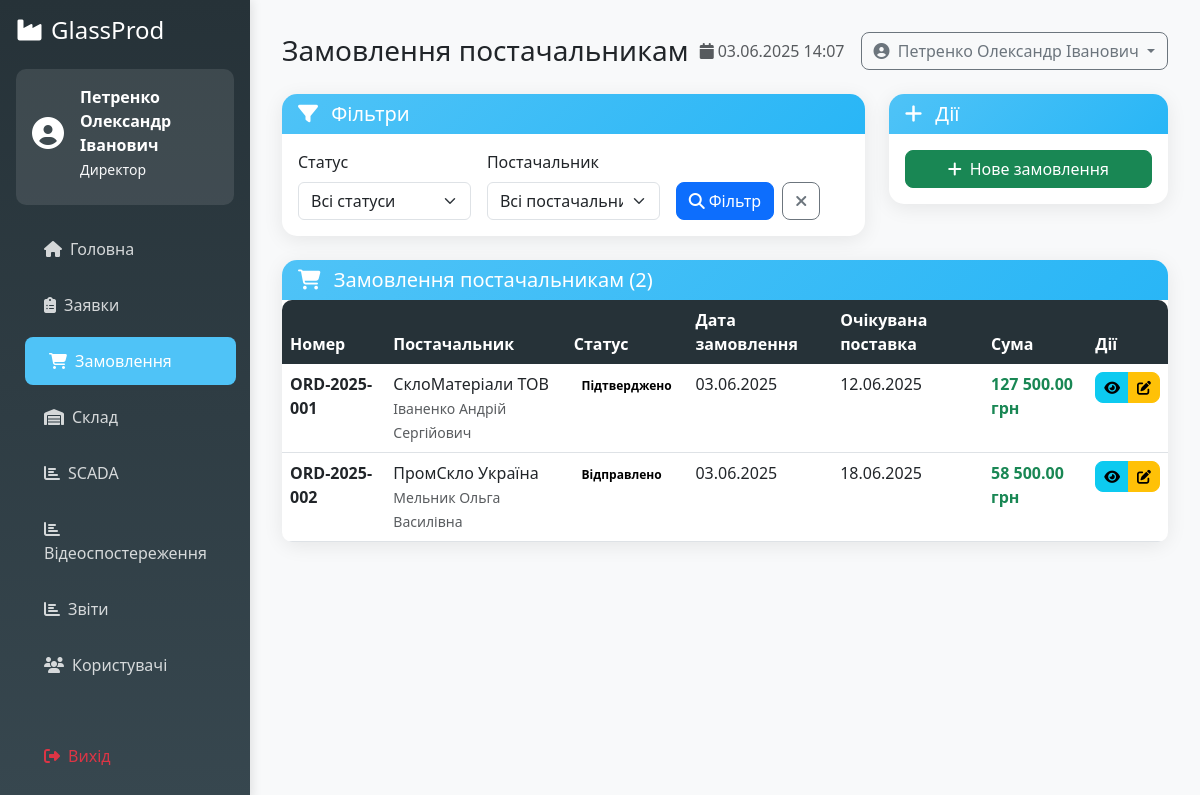
The page /dashboard/orders.php (signed in) on the database its author committed.
### tables this page shows
CREATE TABLE `users` (
  `id` int(11) NOT NULL,
  `username` varchar(50) NOT NULL,
  `password` varchar(255) NOT NULL,
  `email` varchar(100) NOT NULL,
  `full_name` varchar(100) NOT NULL,
  `role` enum('director','procurement_manager','warehouse_keeper','supplier') NOT NULL,
  `phone` varchar(20) DEFAULT NULL,
  `company_name` varchar(100) DEFAULT NULL,
  `created_at` timestamp NOT NULL DEFAULT current_timestamp(),
  `updated_at` timestamp NOT NULL DEFAULT current_timestamp() ON UPDATE current_timestamp(),
  `is_active` tinyint(1) DEFAULT 1
);

CREATE TABLE `supplier_orders` (
  `id` int(11) NOT NULL,
  `supplier_id` int(11) NOT NULL,
  `order_number` varchar(50) NOT NULL,
  `status` enum('draft','sent','confirmed','in_progress','delivered','completed','cancelled') DEFAULT 'draft',
  `order_date` timestamp NOT NULL DEFAULT current_timestamp(),
  `expected_delivery` date DEFAULT NULL,
  `actual_delivery` date DEFAULT NULL,
  `total_amount` decimal(12,2) DEFAULT 0.00,
  `created_by` int(11) NOT NULL,
  `notes` text DEFAULT NULL
);

### config/config.php (called while the page is built, shortened)
<?php
spl_autoload_register(function ($className) {
    $classFile = ROOT_PATH . '/classes/' . $className . '.php';
});
try {
    $pdo = new PDO(
        "mysql:host=" . DB_HOST . ";dbname=" . DB_NAME . ";charset=" . DB_CHARSET,
        DB_USER,
        DB_PASS,
        [
            PDO::ATTR_ERRMODE => PDO::ERRMODE_EXCEPTION,
            PDO::ATTR_DEFAULT_FETCH_MODE => PDO::FETCH_ASSOC,
            PDO::ATTR_EMULATE_PREPARES => false
        ]
    );
} catch (PDOException $e) {
    die("Помилка підключення до бази даних: " . $e->getMessage());
}
function isLoggedIn() {
    return isset($_SESSION['user_id']);
}
function getCurrentUser() {
    global $pdo;
    $stmt = $pdo->prepare("SELECT * FROM users WHERE id = ? AND is_active = 1");
    $stmt->execute([$_SESSION['user_id']]);
    return $stmt->fetch();
}
function checkRole($allowedRoles) {
    $user = getCurrentUser();
    return $user;
}
function formatMoney($amount) {
    return number_format($amount, 2, '.', ' ') . ' грн';
}
function formatDate($date) {
    return date('d.m.Y', strtotime($date));
}
function getStatusBadge($status) {
    $badges = [
        'pending' => 'badge-warning',
        'approved' => 'badge-success',
        'rejected' => 'badge-danger',
        'ordered' => 'badge-info',
        'delivered' => 'badge-primary',
        'draft' => 'badge-secondary',
        'sent' => 'badge-info',
        'confirmed' => 'badge-success',
        'in_progress' => 'badge-warning',
        'completed' => 'badge-success',
        'cancelled' => 'badge-danger'
    ];
    return isset($badges[$status]) ? $badges[$status] : 'badge-secondary';
}
function getStatusText($status) {
    $texts = [
        'pending' => 'Очікує',
        'approved' => 'Затверджено',
        'rejected' => 'Відхилено',
        'ordered' => 'Замовлено',
        'delivered' => 'Доставлено',
        'draft' => 'Чернетка',
        'sent' => 'Відправлено',
        'confirmed' => 'Підтверджено',
        'in_progress' => 'В процесі',
        'completed' => 'Завершено',
        'cancelled' => 'Скасовано'
    ];
    return isset($texts[$status]) ? $texts[$status] : $status;
}
function getRoleText($role) {
    $texts = [
        'director' => 'Директор',
        'procurement_manager' => 'Менеджер з закупівель',
        'warehouse_keeper' => 'Начальник складу',
        'supplier' => 'Постачальник'
    ];
    return isset($texts[$role]) ? $texts[$role] : $role;
}
?>

### classes/BaseModel.php (called while the page is built, shortened)
<?php
class BaseModel {
    public function __construct($pdo) {
        $this->pdo = $pdo;
    }
}
?>

### classes/SupplierOrder.php (called while the page is built, shortened)
<?php
class SupplierOrder extends BaseModel {
    public function getAllWithDetails() {
        $sql = "SELECT
                    so.*,
                    u1.company_name as supplier_name,
                    u1.full_name as supplier_contact,
                    u2.full_name as created_by_name
                FROM supplier_orders so
                LEFT JOIN users u1 ON so.supplier_id = u1.id
                LEFT JOIN users u2 ON so.created_by = u2.id
                ORDER BY so.order_date DESC";
        $stmt = $this->pdo->prepare($sql);
        $stmt->execute();
        return $stmt->fetchAll();
    }
}
?>

### dashboard/orders.php (the view, shortened to what this page needs)
<?php
require_once '../config/config.php';
require_once '../templates/dashboard_layout.php';
$user = checkRole(['director', 'procurement_manager']);
$supplierOrder = new SupplierOrder($pdo);
$orders = $supplierOrder->getAllWithDetails();
?>
<div class="row mb-4">
    <div class="col-md-8">
        <div class="card">
            <div class="card-header">
                <h5 class="mb-0">
                    <i class="fas fa-filter me-2"></i>
                    Фільтри
                </h5>
            </div>
            <div class="card-body">
                <form method="GET" class="row g-3">
                    <div class="col-md-4">
                        <label class="form-label">Статус</label>
                        <select name="status" class="form-select">
                            <option value="">Всі статуси</option>
                        </select>
                    </div>
                    <div class="col-md-4">
                        <label class="form-label">Постачальник</label>
                        <select name="supplier" class="form-select">
                            <option value="">Всі постачальники</option>
                        </select>
                    </div>
                    <div class="col-md-4">
                        <label class="form-label">&nbsp;</label>
                        <div class="d-flex gap-2">
                            <button type="submit" class="btn btn-primary">
                                <i class="fas fa-search me-1"></i>Фільтр
                            </button>
                            <a href="<?= BASE_URL ?>/dashboard/orders.php" class="btn btn-outline-secondary">
                                <i class="fas fa-times"></i>
                            </a>
                        </div>
                    </div>
                </form>
            </div>
        </div>
    </div>
    <div class="col-md-4">
        <div class="card">
            <div class="card-header">
                <h5 class="mb-0">
                    <i class="fas fa-plus me-2"></i>
                    Дії
                </h5>
            </div>
            <div class="card-body">
                <button class="btn btn-success w-100" data-bs-toggle="modal" data-bs-target="#createOrderModal">
                    <i class="fas fa-plus me-2"></i>Нове замовлення
                </button>
            </div>
        </div>
    </div>
</div>
<div class="card">
    <div class="card-header d-flex justify-content-between align-items-center">
        <h5 class="mb-0">
            <i class="fas fa-shopping-cart me-2"></i>
            Замовлення постачальникам (<?= count($orders) ?>)
        </h5>
    </div>
    <div class="card-body p-0">
        <?php if (empty($orders)): ?>
            <div class="text-center py-5">
                <i class="fas fa-shopping-cart fa-4x text-muted mb-3"></i>
                <h5 class="text-muted">Замовлень не знайдено</h5>
                <p class="text-muted">Створіть нове замовлення або змініть фільтри</p>
            </div>
        <?php else: ?>
            <div class="table-responsive">
                <table class="table table-hover mb-0">
                    <thead>
                        <tr>
                            <th>Номер</th>
                            <th>Постачальник</th>
                            <th>Статус</th>
                            <th>Дата замовлення</th>
                            <th>Очікувана поставка</th>
                            <th>Сума</th>
                            <th>Дії</th>
                        </tr>
                    </thead>
                    <tbody>
                        <?php foreach ($orders as $order): ?>
                            <tr>
                                <td><strong><?= htmlspecialchars($order['order_number']) ?></strong></td>
                                <td>
                                    <?= htmlspecialchars($order['supplier_name']) ?>
                                    <br>
                                    <small class="text-muted"><?= htmlspecialchars($order['supplier_contact']) ?></small>
                                </td>
                                <td>
                                    <span style="color:black;" class="badge <?= getStatusBadge($order['status']) ?>">
                                        <?= getStatusText($order['status']) ?>
                                    </span>
                                </td>
                                <td><?= formatDate($order['order_date']) ?></td>
                                <td>
                                    <?php if ($order['expected_delivery']): ?>
                                        <?= formatDate($order['expected_delivery']) ?>
                                    <?php endif; ?>
                                </td>
                                <td class="text-success fw-bold">
                                    <?= formatMoney($order['total_amount']) ?>
                                </td>
                                <td>
                                    <div class="btn-group">
                                        <button class="btn btn-sm btn-info"
                                                onclick="showOrderDetails(<?= $order['id'] ?>)">
                                            <i class="fas fa-eye"></i>
                                        </button>
                                        <?php if ($order['status'] !== 'completed' && $order['status'] !== 'cancelled'): ?>
                                            <button class="btn btn-sm btn-warning"
                                                    onclick="showStatusModal(<?= $order['id'] ?>, '<?= $order['status'] ?>')">
                                                <i class="fas fa-edit"></i>
                                            </button>
                                        <?php endif; ?>
                                    </div>
                                </td>
                            </tr>
                        <?php endforeach; ?>
                    </tbody>
                </table>
            </div>
        <?php endif; ?>
    </div>
</div>
<?php
$content = ob_get_clean();
renderDashboardLayout('Замовлення постачальникам', $user['role'], $content, '', $additionalJS);
?>

### templates/dashboard_layout.php (shortened to what this page needs)
<?php
function renderDashboardLayout($pageTitle, $userRole, $content, $additionalCSS = '', $additionalJS = '') {
    $user = getCurrentUser();
    $navigation = [
        'director' => [
            'Головна' => '/dashboard/director.php',
            'Заявки' => '/dashboard/requests.php',
            'Замовлення' => '/dashboard/orders.php',
            'Склад' => '/dashboard/warehouse.php',
            'SCADA' => '/dashboard/analytics.php',
            'Відеоспостереження' => '/dashboard/surveillance.php',
            'Звіти' => '/dashboard/reports.php',
            'Користувачі' => '/dashboard/users.php'
        ],
        'procurement_manager' => [
            'Головна' => '/dashboard/procurement_manager.php',
            'Заявки' => '/dashboard/requests.php',
            'Замовлення' => '/dashboard/orders.php',
            'Постачальники' => '/dashboard/suppliers.php',
            'Матеріали' => '/dashboard/materials.php'
        ],
        'warehouse_keeper' => [
            'Головна' => '/dashboard/warehouse_keeper.php',
            'Склад' => '/dashboard/warehouse.php',
            'Заявки' => '/dashboard/requests.php',
            'Рух товарів' => '/dashboard/stock_movements.php',
            'Матеріали' => '/dashboard/materials.php'
        ],
        'supplier' => [
            'Головна' => '/dashboard/supplier.php',
            'Мої замовлення' => '/dashboard/my_orders.php',
            'Матеріали' => '/dashboard/my_materials.php',
            'Профіль' => '/dashboard/profile.php'
        ]
    ];
    $currentNav = $navigation[$userRole] ?? [];
    $roleTitle = getRoleText($userRole);
    echo <<<HTML
<!DOCTYPE html>
<html lang="uk">
<head>
    <title>{$pageTitle} - {$roleTitle} - GlassProd</title>
    <link href="https://cdn.jsdelivr.net/npm/bootstrap@5.3.0/dist/css/bootstrap.min.css" rel="stylesheet">
    <link href="https://cdnjs.cloudflare.com/ajax/libs/font-awesome/6.4.0/css/all.min.css" rel="stylesheet">
        {$additionalCSS}
</head>
<body>
    <nav class="sidebar position-fixed top-0 start-0" style="width: 250px; z-index: 100;">
        <div class="p-3">
            <h4 class="text-white mb-4">
                <i class="fas fa-industry me-2"></i>GlassProd
            </h4>
            <div class="user-info text-white">
                <div class="d-flex align-items-center mb-2">
                    <i class="fas fa-user-circle fa-2x me-3"></i>
                    <div>
                        <div class="fw-bold">{$user['full_name']}</div>
                        <small class="text-light">{$roleTitle}</small>
                    </div>
                </div>
            </div>
            <ul class="nav nav-pills flex-column">
HTML;
    foreach ($currentNav as $title => $url) {
        $isActive = (basename($_SERVER['PHP_SELF']) === basename($url)) ? 'active' : '';
        $icon = [
            'Головна' => 'fas fa-home',
            'Заявки' => 'fas fa-clipboard-list',
            'Замовлення' => 'fas fa-shopping-cart',
            'Склад' => 'fas fa-warehouse',
            'Звіти' => 'fas fa-chart-bar',
            'SCADA' => 'fas fa-chart-bar',
            'Відеоспостереження' => 'fas fa-chart-bar',
            'Користувачі' => 'fas fa-users',
            'Постачальники' => 'fas fa-truck',
            'Матеріали' => 'fas fa-boxes',
            'Рух товарів' => 'fas fa-exchange-alt',
            'Мої замовлення' => 'fas fa-list-alt',
            'Мої матеріали' => 'fas fa-box',
            'Профіль' => 'fas fa-user'
        ][$title] ?? 'fas fa-circle';
        echo "<li class='nav-item'>";
        echo "<a class='nav-link {$isActive}' href='" . BASE_URL . $url . "'>";
        echo "<i class='{$icon} me-2'></i>{$title}";
        echo "</a>";
        echo "</li>";
    }
    echo <<<HTML
            </ul>
        </div>
        <div class="position-absolute bottom-0 start-0 w-100 p-3">
            <a href="/logout.php" class="nav-link text-danger">
                <i class="fas fa-sign-out-alt me-2"></i>Вихід
            </a>
        </div>
    </nav>
    <main class="main-content">
        <button class="btn btn-primary d-md-none mb-3" type="button" data-bs-toggle="offcanvas" data-bs-target="#sidebar">
            <i class="fas fa-bars"></i>
        </button>
        <div class="d-flex justify-content-between align-items-center mb-4">
            <h1 class="h3 mb-0">{$pageTitle}</h1>
            <div class="d-flex align-items-center">
                <span class="text-muted me-3">
                    <i class="fas fa-calendar me-1"></i>
HTML;
    echo date('d.m.Y H:i');
    echo <<<HTML
                </span>
                <div class="dropdown">
                    <button class="btn btn-outline-secondary dropdown-toggle" type="button" data-bs-toggle="dropdown">
                        <i class="fas fa-user-circle me-1"></i>
                        {$user['full_name']}
                    </button>
                </div>
            </div>
        </div>
        {$content}
    </main>
        {$additionalJS}
</body>
</html>
HTML;
}
?>

### rows shown on the page
users: full_name "Петренко Олександр Іванович", role "Директор"
supplier_orders: order_number "ORD-2025-001", supplier.company_name "СклоМатеріали ТОВ", supplier.full_name "Іваненко Андрій Сергійович", status "Підтверджено", order_date "03.06.2025", expected_delivery "12.06.2025", total_amount "127 500.00 грн"
supplier_orders: order_number "ORD-2025-002", supplier.company_name "ПромСкло Україна", supplier.full_name "Мельник Ольга Василівна", status "Відправлено", order_date "03.06.2025", expected_delivery "18.06.2025", total_amount "58 500.00 грн"

### other values the page prints
$title "Головна"
$title "Заявки"
$title "Замовлення"
$title "Склад"
$title "SCADA"
$title "Відеоспостереження"
$title "Звіти"
$title "Користувачі"
$pageTitle "Замовлення постачальникам"
count($orders) "2"
